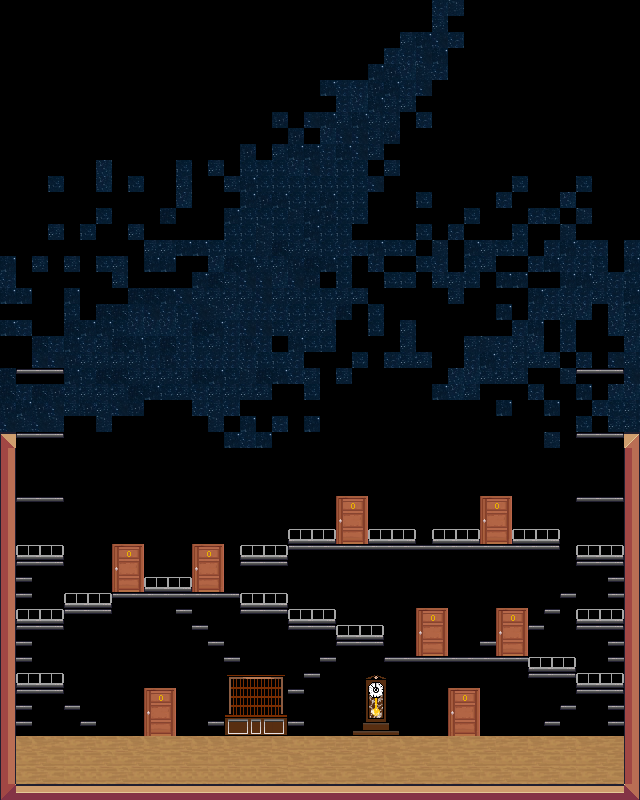

Below is a game level as drawn by its tile map, then a one-line description and the .tmx that defines it (tile-layer data replaced by summaries):
An orthogonal 40x50 tile map with 16x16 px tiles, 1 tile layer (圖塊層 1) and 48 objects (41x Platform, Player).

<map version="1.10" tiledversion="1.10.2" orientation="orthogonal" renderorder="right-down" width="40" height="50" tilewidth="16" tileheight="16" infinite="0" nextlayerid="4" nextobjectid="91">
 <tileset firstgid="1" source="Yuki Sekai 1.tsx" />
 <layer id="1" name="圖塊層 1" width="40" height="50">
  <data>[2000 cells, 2000 non-empty, 62 distinct tile ids]</data>
 </layer>
 <objectgroup id="3" name="Collisions">
  <object id="14" x="0" y="432" height="368" />
  <object id="19" x="0" y="0" width="16" height="800" />
  <object id="21" x="16" y="0" width="608" height="64" />
  <object id="22" x="624" y="0" width="16" height="800" />
  <object id="23" x="16" y="784" width="608" height="16" />
  <object id="40" type="Platform" x="16" y="560" width="48" height="16" />
  <object id="41" type="Platform" x="288" y="544" width="272" height="16" />
  <object id="42" type="Platform" x="16" y="624" width="48" height="16" />
  <object id="47" type="Platform" x="16" y="688" width="48" height="16" />
  <object id="48" x="16" y="736" width="608" height="48" />
  <object id="50" type="Platform" x="240" y="560" width="48" height="16" />
  <object id="51" type="Platform" x="576" y="560" width="48" height="16" />
  <object id="52" type="Platform" x="576" y="624" width="48" height="16" />
  <object id="53" type="Platform" x="576" y="688" width="48" height="16" />
  <object id="54" type="Platform" x="240" y="608" width="48" height="16" />
  <object id="55" type="Platform" x="288" y="624" width="48" height="16" />
  <object id="56" type="Platform" x="336" y="640" width="48" height="16" />
  <object id="57" type="Platform" x="528" y="672" width="48" height="16" />
  <object id="58" type="Platform" x="64" y="608" width="48" height="16" />
  <object id="59" type="Platform" x="112" y="592" width="128" height="16" />
  <object id="60" type="Platform" x="384" y="656" width="144" height="16" />
  <object id="63" type="Platform" x="528" y="624" width="16" height="16" />
  <object id="64" type="Platform" x="560" y="592" width="16" height="16" />
  <object id="65" type="Platform" x="544" y="608" width="16" height="16" />
  <object id="68" type="Platform" x="544" y="720" width="16" height="16" />
  <object id="69" type="Platform" x="560" y="704" width="16" height="16" />
  <object id="70" type="Platform" x="80" y="720" width="16" height="16" />
  <object id="71" type="Platform" x="64" y="704" width="16" height="16" />
  <object id="72" type="Platform" x="576" y="496" width="48" height="16" />
  <object id="73" type="Platform" x="576" y="432" width="48" height="16" />
  <object id="74" type="Platform" x="576" y="368" width="48" height="16" />
  <object id="75" type="Platform" x="16" y="496" width="48" height="16" />
  <object id="76" type="Platform" x="16" y="432" width="48" height="16" />
  <object id="77" type="Platform" x="16" y="368" width="48" height="16" />
  <object id="78" type="Platform" x="240" y="400" width="48" height="16" />
  <object id="79" type="Platform" x="288" y="384" width="48" height="16" />
  <object id="80" type="Platform" x="304" y="352" width="48" height="16" />
  <object id="81" type="Platform" x="352" y="368" width="48" height="16" />
  <object id="82" type="Platform" x="368" y="304" width="48" height="16" />
  <object id="83" type="Platform" x="416" y="336" width="48" height="16" />
  <object id="84" type="Platform" x="80" y="320" width="48" height="16" />
  <object id="85" type="Platform" x="128" y="304" width="48" height="16" />
  <object id="86" type="Platform" x="176" y="320" width="48" height="16" />
  <object id="87" type="Platform" x="224" y="304" width="48" height="16" />
  <object id="88" type="Platform" x="224" y="352" width="48" height="16" />
  <object id="89" type="Platform" x="528" y="320" width="48" height="16" />
  <object id="90" type="Platform" x="480" y="288" width="48" height="16" />
 </objectgroup>
 <objectgroup id="2" name="SpawnPoints">
  <object id="11" name="Player" type="Player" x="304" y="672" width="32" height="32" />
 </objectgroup>
</map>